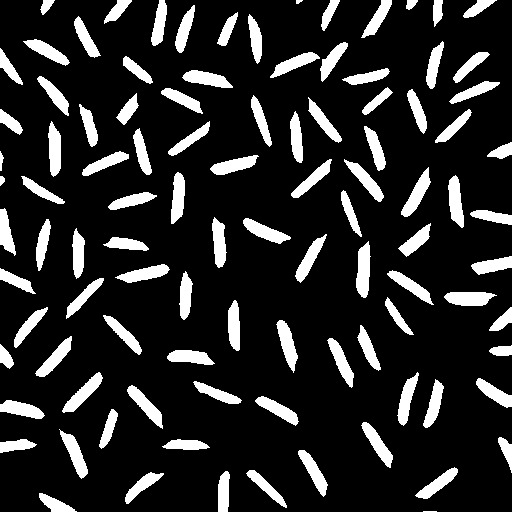
#> input picture task2image.jpeg, 512 x 512 px
$ jupyter execute ahmedsirlabtask2.ipynb
#> lines starting #> are read from the running program, lines starting #| are printed output that depends on the picture; after the words box and inside, x2 and y2 are one past the last pixel; in counts of white or black regions, pixels touching at a corner belong together
[cell 1]
import cv2
import matplotlib.pyplot as plt
import numpy as np

[cell 2]
# Load your image
img = cv2.imread('task2image.jpeg', cv2.IMREAD_GRAYSCALE)
#> img is the input picture: shape (512, 512); min 0, max 255, mean 40.3

plt.imshow(img, cmap='gray')
plt.title("Original Image")
plt.axis('off')

[cell 3]
# Convert to binary using Otsu thresholding
_, binary = cv2.threshold(img, 0, 255, cv2.THRESH_BINARY + cv2.THRESH_OTSU)
#> binary: shape (512, 512); 15.8% white; 101 white regions (1 under 20 px), largest, box (x1, y1, x2, y2) and area: (356, 241, 371, 298) 611, (444, 292, 497, 306) 578, (62, 372, 103, 413) 564

plt.imshow(binary, cmap='gray')
plt.title("Binary Image")
plt.axis('off')

[cell 4]
# Perform CCL
num_labels, labels = cv2.connectedComponents(binary)
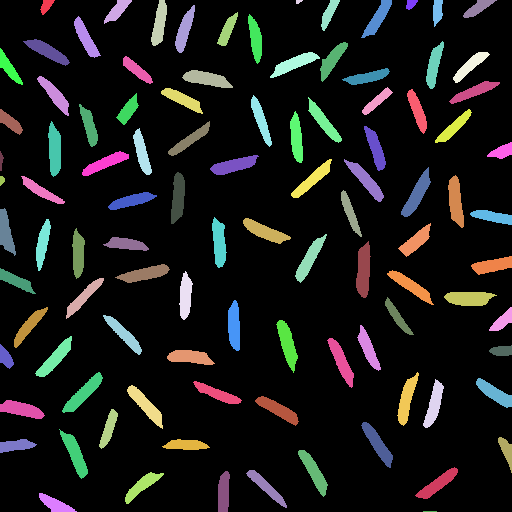
#> labels: shape (512, 512) int32; 102 distinct labels, from 0 to 101; one colour per label, 0 black
#> num_labels = 102

print("Total objects detected:", num_labels - 1)  # minus background
#| Total objects detected: 101

[cell 5]
# Map component labels to random colors
label_hue = np.uint8(179 * labels / np.max(labels))
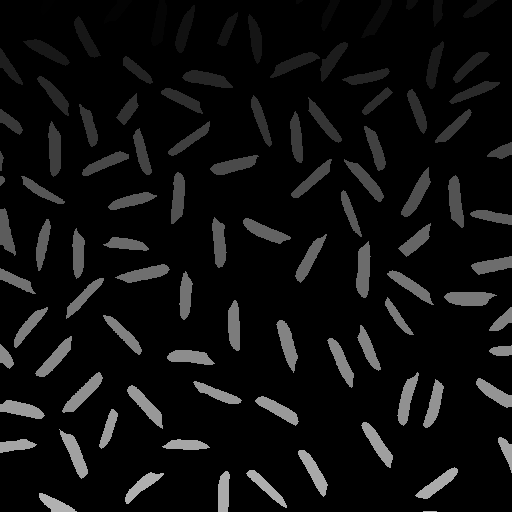
#> label_hue: shape (512, 512); min 0, max 179, mean 14.8
blank_ch = 255 * np.ones_like(label_hue)
colored_img = cv2.merge([label_hue, blank_ch, blank_ch])
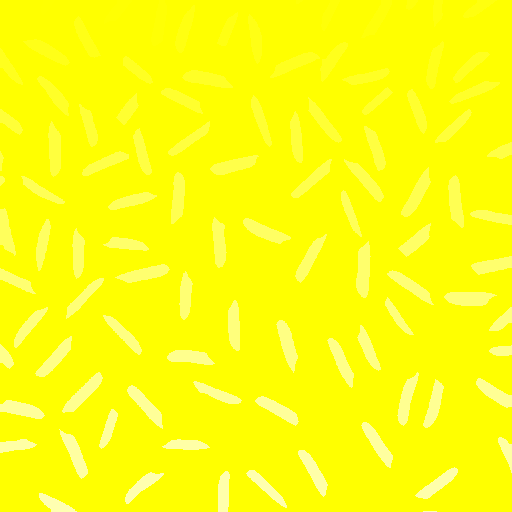
#> colored_img: shape (512, 512, 3); mean of channels 0, 1, 2 14.8, 255, 255; drawn as B, G, R
colored_img = cv2.cvtColor(colored_img, cv2.COLOR_HSV2RGB)
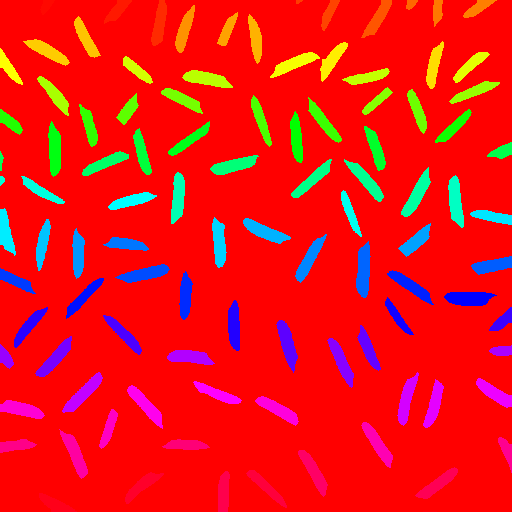
#> colored_img: shape (512, 512, 3); mean R, G, B 233.6, 20.3, 21.9

plt.imshow(colored_img)
plt.title("Labeled Image")
plt.axis('off')

$ run again, with task3image.jpeg copied over task2image.jpeg
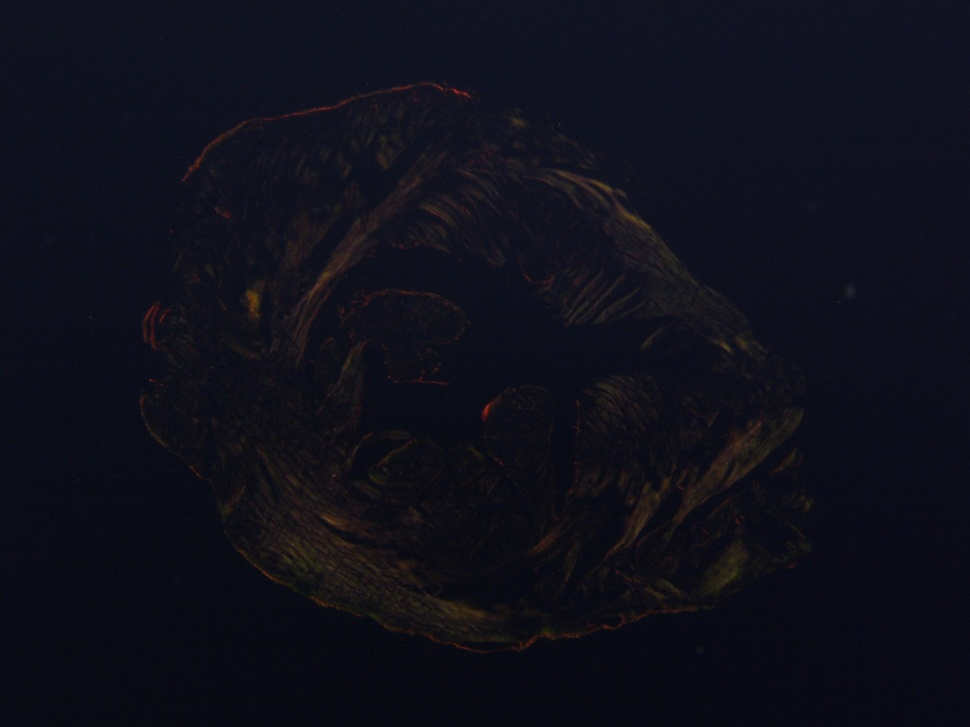
#> input picture task3image.jpeg, 970 x 727 px, shrunk from 1600 x 1200 before the run
#> binary: shape (727, 970); 49.1% white; 2947 white regions (2767 under 20 px), largest, box (x1, y1, x2, y2) and area: (0, 0, 970, 653) 306916, (603, 397, 806, 562) 7277, (581, 370, 663, 437) 2631
#> `num_labels, labels = cv2.connectedComponents(binary)`:
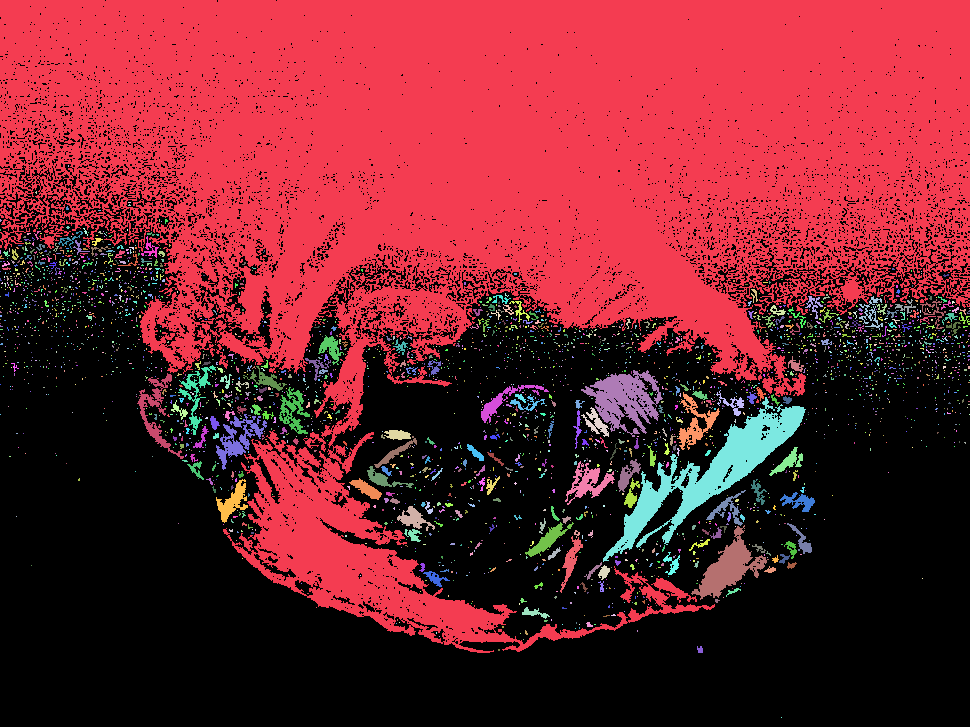
#> labels: shape (727, 970) int32; 2948 distinct labels, from 0 to 2947; one colour per label, 0 black
#> num_labels = 2948
#| Total objects detected: 2947
#> `colored_img = cv2.cvtColor(colored_img, cv2.COLOR_HSV2RGB)`:
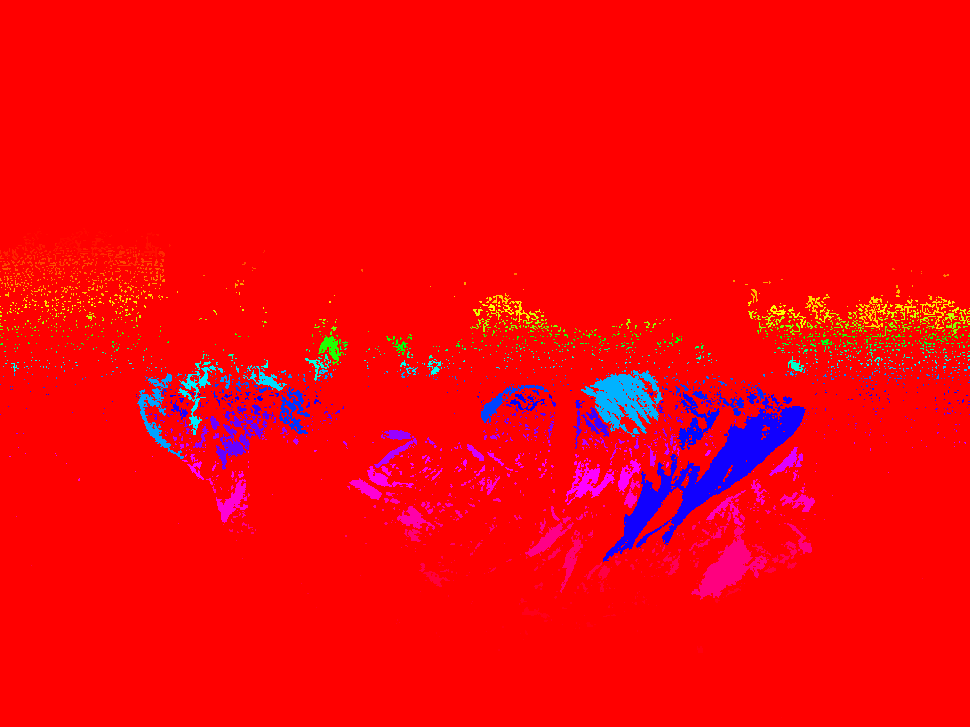
#> colored_img: shape (727, 970, 3); mean R, G, B 247.6, 3.8, 10.1
